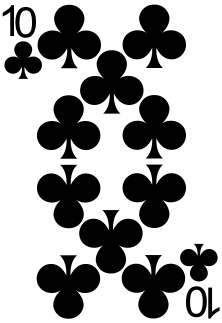
#> input picture src_card_images/10_of_clubs.png, 222 x 323 px; its folder holds only this picture in this run
$ python GenerateCardImages.py
#> lines starting #> are read from the running program, lines starting #| are printed output that depends on the picture
import os
from PIL import Image, ImageOps, ImageEnhance

sourceDir = "./src_card_images/"
saveDir = "./src/main/resources/static/img/cards/"
newsize = (100,150)

imageFiles = os.listdir(sourceDir)


def adjustBackCard(inputImage):
    enhanceContrast = ImageEnhance.Contrast(inputImage)
    enhanceContrast = enhanceContrast.enhance(10)

    redTint = ImageOps.colorize(enhanceContrast.convert("L") , black ="black", white ="red")

    adjustBrightness = ImageEnhance.Brightness(redTint)
    adjustBrightness = adjustBrightness.enhance(0.9)
    return adjustBrightness

def createBlankPlaceholders():
    emptyBg = Image.new("RGB", newsize, "#009900")
    emptyBgFile = saveDir+"/empty_bg.jpg"
    emptyBg .save(emptyBgFile, optimize=True, quality=20)

    emptySpace = Image.new("RGB", newsize, "#00CC00")
    emptySpaceFile = saveDir+"/empty_space.jpg"
    emptySpace.save(emptySpaceFile, optimize=True, quality=20)


def createCards():
    for imageFile in imageFiles:
        fileName, ext = os.path.splitext(imageFile)
        #print(fileName, ext)
        if(ext != ".png"):
            continue

        with Image.open(sourceDir+"/"+imageFile) as im:
#> im is the input picture: PIL image 222x323 RGBA; mean R, G, B, A 0, 0, 0, 90.6
            resizeImage = ImageOps.fit(im,newsize)
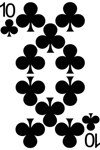
#> resizeImage: PIL image 100x150 RGBA; mean R, G, B, A 0, 0, 0, 93.3; transparent parts drawn white
            whiteBg = Image.new("RGBA", resizeImage.size, (255,255,255))
#> whiteBg: PIL image 100x150 RGBA; every value is 255
            whiteBg.paste(resizeImage,(0,0),resizeImage)
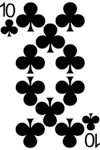
#> whiteBg: PIL image 100x150 RGBA; mean R, G, B, A 161.7, 161.7, 161.7, 249.5; transparent parts drawn white
            #whiteBg.paste(resizeImage,resizeImage.size)

            flattenColor = whiteBg.convert('RGB')

            imageToSave = flattenColor

            if(fileName == "back"):
                imageToSave = adjustBackCard(imageToSave)

            cardFile = saveDir+"/"+fileName+".jpg"
            imageToSave.save(cardFile, optimize=True, quality=40)

            topFile = saveDir+"/top_"+fileName+".jpg"
            cardTop = imageToSave.crop((0,0,imageToSave.width, imageToSave.height / 8))
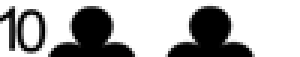
#> cardTop: PIL image 100x19 RGB (shown 3 times larger); min 0, max 255, mean 172.3

            if(fileName == "back"):
                cardTop = imageToSave.crop((0,0,imageToSave.width, imageToSave.height / 25))

            cardTop.save(topFile, optimize=True, quality=40)


createCards()
createBlankPlaceholders()
#> in createBlankPlaceholders, `emptyBg = Image.new("RGB", newsize, "#009900")`:
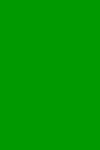
#> emptyBg: PIL image 100x150 RGB; mean R, G, B 0, 153, 0
#> in createBlankPlaceholders, `emptySpace = Image.new("RGB", newsize, "#00CC00")`:
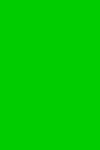
#> emptySpace: PIL image 100x150 RGB; mean R, G, B 0, 204, 0

$ run again, on src_card_images/2_of_clubs.png
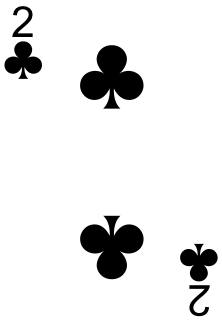
#> input picture src_card_images/2_of_clubs.png, 222 x 323 px
#> in createCards, im is the input picture: PIL image 222x323 RGBA; mean R, G, B, A 0, 0, 0, 23.9
#> in createCards, `whiteBg.paste(resizeImage,(0,0),resizeImage)`:
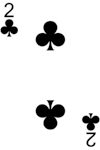
#> whiteBg: PIL image 100x150 RGBA; mean R, G, B, A 230.4, 230.4, 230.4, 253.2; transparent parts drawn white
#> in createCards, `cardTop = imageToSave.crop((0,0,imageToSave.width, imageToSave.height ..`:
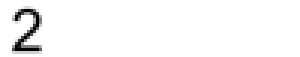
#> cardTop: PIL image 100x19 RGB (shown 3 times larger); min 0, max 255, mean 247.8

$ run again, on src_card_images/10_of_diamonds.png
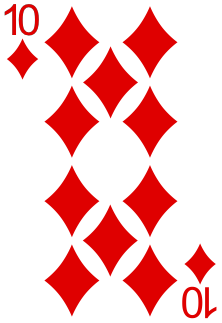
#> input picture src_card_images/10_of_diamonds.png, 222 x 323 px
#> in createCards, im is the input picture: PIL image 222x323 RGBA; mean R, G, B, A 60.2, 0, 0, 63.8
#> in createCards, `whiteBg.paste(resizeImage,(0,0),resizeImage)`:
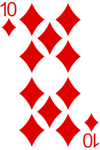
#> whiteBg: PIL image 100x150 RGBA; mean R, G, B, A 246.9, 189.2, 189.2, 251.3; transparent parts drawn white
#> in createCards, `cardTop = imageToSave.crop((0,0,imageToSave.width, imageToSave.height ..`:
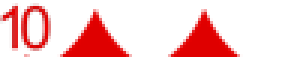
#> cardTop: PIL image 100x19 RGB (shown 3 times larger); mean R, G, B 247.6, 200.6, 200.6
